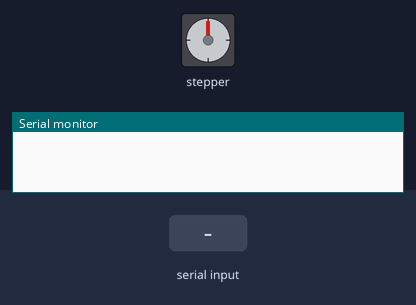
Recording of a sketch running on a simulated Arduino Uno, built with avr-gcc and run on an emulated ATmega328P. Shown: stepper motor, the last lines printed to the serial monitor. The test bench sets the inputs (shaded band). Stepper angles assume 2048 steps per turn.

Above: at 1.2 s.
1.3 s: "90,45\n" received over Serial
At 4.0 s:
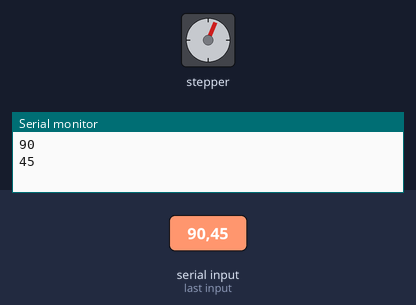
4.3 s: "30,150\n" received over Serial
At 7.13 s:
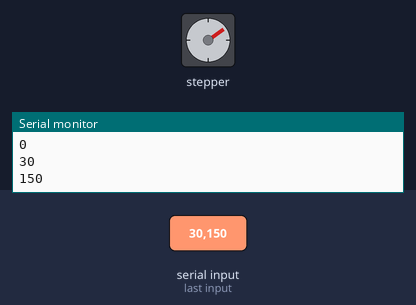
7.3 s: "200\n" received over Serial
At 10.26 s:
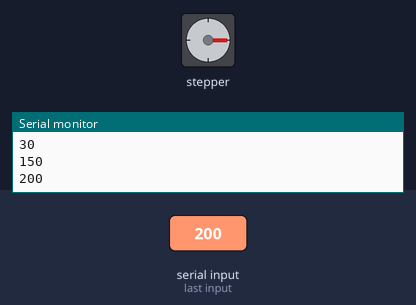
10.3 s: "90\n" received over Serial
At 12.6 s:
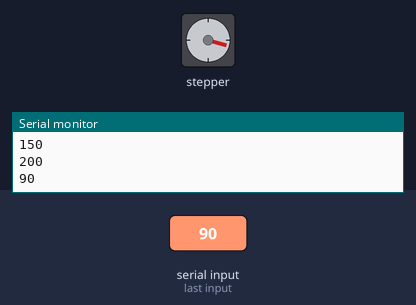
13.3 s: "90,45\n" received over Serial
At 15.8 s:
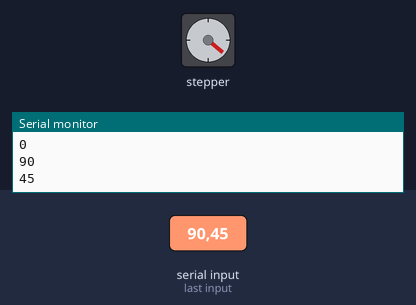
16.3 s: "30,150\n" received over Serial
At 19.9 s:
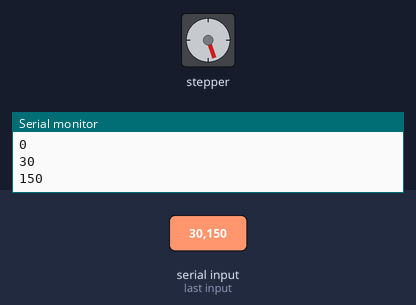
Timing chart, 0 to 20.3 s (numbered marks = the images above; inputs shaded):
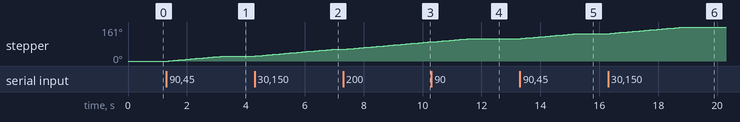

The sketch:

stepperLibraryMotors.ino
```cpp
#include <Stepper.h>
//crear objeto
Stepper motor1(2048, 8, 10, 9, 11); // pasos completos(2048, 8,10,9,11) secuencias de pines que para este motor deben ser en ese orden

void setup() {
  motor1.setSpeed(2);  // en RPM (revoluciones por minuto) valores(1,2 o 3 para 28BYJ-48) // 1RVM = 1 Vuelta/1 minuto
  Serial.begin(9600);
}

void loop() {
  /* motor1.step(512); // 90º
    delay(2000);
    motor1.step(-512);
    delay(2000);*/

  if (Serial.available()) {
    int pasos = Serial.parseInt();
    Serial.println(pasos);
    motor1.step(pasos);
  }
}
```

Measured:
- after the input at 1.3 s, stepper: turns 23° clockwise in 1.8 s, starting after 0.08 s
- after the input at 4.3 s, stepper: keeps turning clockwise at about 12°/s, starting at once
- after the input at 7.3 s, stepper: keeps turning clockwise at about 12°/s, starting after 0.05 s
- after the input at 10.3 s, stepper: turns 16° clockwise in 1.3 s, starting at once
- after the input at 13.3 s, stepper: turns 24° clockwise in 1.9 s, starting after 0.05 s
- after the input at 16.3 s, stepper: turns 31° clockwise in 2.5 s, starting after 0.08 s
